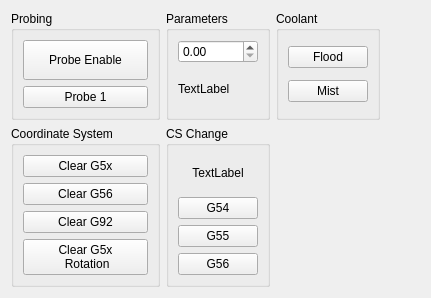
      <widget class="QWidget" name="tab_13">
       <attribute name="title">
        <string>Misc</string>
       </attribute>
       <layout class="QGridLayout" name="gridLayout_19">
        <item row="1" column="3">
         <spacer name="verticalSpacer_3">
          <property name="orientation">
           <enum>Qt::Vertical</enum>
          </property>
          <property name="sizeHint" stdset="0">
           <size>
            <width>20</width>
            <height>40</height>
           </size>
          </property>
         </spacer>
        </item>
        <item row="0" column="0">
         <widget class="QGroupBox" name="groupBox_5">
          <property name="title">
           <string>Probing</string>
          </property>
          <layout class="QGridLayout" name="gridLayout_20">
           <item row="0" column="0">
            <widget class="QPushButton" name="probing_enable_pb">
             <property name="minimumSize">
              <size>
               <width>125</width>
               <height>40</height>
              </size>
             </property>
             <property name="text">
              <string>Probe Enable</string>
             </property>
             <property name="function" stdset="0">
              <string>hal_pin</string>
             </property>
             <property name="pin_name" stdset="0">
              <string>probe-enable</string>
             </property>
            </widget>
           </item>
           <item row="1" column="0">
            <widget class="QPushButton" name="probe_1">
             <property name="text">
              <string>Probe 1</string>
             </property>
             <property name="function" stdset="0">
              <string>mdi</string>
             </property>
             <property name="command" stdset="0">
              <string>o&lt;measure&gt; call</string>
             </property>
            </widget>
           </item>
          </layout>
         </widget>
        </item>
        <item row="1" column="0">
         <widget class="QGroupBox" name="groupBox_13">
          <property name="title">
           <string>Coordinate System</string>
          </property>
          <layout class="QVBoxLayout" name="verticalLayout_4">
           <item>
            <widget class="QPushButton" name="clear_coord_0">
             <property name="text">
              <string>Clear G5x</string>
             </property>
            </widget>
           </item>
           <item>
            <widget class="QPushButton" name="clear_coord_2">
             <property name="text">
              <string>Clear G56</string>
             </property>
            </widget>
           </item>
           <item>
            <widget class="QPushButton" name="clear_coord_10">
             <property name="text">
              <string>Clear G92</string>
             </property>
            </widget>
           </item>
           <item>
            <widget class="QPushButton" name="clear_coord_11">
             <property name="text">
              <string>Clear G5x
 Rotation</string>
             </property>
            </widget>
           </item>
          </layout>
         </widget>
        </item>
        <item row="0" column="3">
         <spacer name="horizontalSpacer_2">
          <property name="orientation">
           <enum>Qt::Horizontal</enum>
          </property>
          <property name="sizeHint" stdset="0">
           <size>
            <width>40</width>
            <height>20</height>
           </size>
          </property>
         </spacer>
        </item>
        <item row="0" column="1">
         <widget class="QGroupBox" name="groupBox_6">
          <property name="title">
           <string>Parameters</string>
          </property>
          <layout class="QGridLayout" name="gridLayout_21">
           <item row="0" column="0">
            <widget class="QDoubleSpinBox" name="doubleSpinBox_2">
             <property name="function" stdset="0">
              <string>set_var</string>
             </property>
             <property name="variable" stdset="0">
              <string>1000</string>
             </property>
            </widget>
           </item>
           <item row="1" column="0">
            <widget class="QLabel" name="label_28">
             <property name="text">
              <string>TextLabel</string>
             </property>
             <property name="function" stdset="0">
              <string>watch_var</string>
             </property>
             <property name="variable" stdset="0">
              <string>1000</string>
             </property>
            </widget>
           </item>
          </layout>
         </widget>
        </item>
        <item row="1" column="1">
         <widget class="QGroupBox" name="groupBox_15">
          <property name="title">
           <string>CS Change</string>
          </property>
          <layout class="QVBoxLayout" name="verticalLayout_6">
           <item>
            <widget class="QLabel" name="g5x_index_lb">
             <property name="sizePolicy">
              <sizepolicy hsizetype="Preferred" vsizetype="Minimum">
               <horstretch>0</horstretch>
               <verstretch>0</verstretch>
              </sizepolicy>
             </property>
             <property name="text">
              <string>TextLabel</string>
             </property>
             <property name="alignment">
              <set>Qt::AlignCenter</set>
             </property>
            </widget>
           </item>
           <item>
            <widget class="QPushButton" name="change_cs_1">
             <property name="text">
              <string>G54</string>
             </property>
            </widget>
           </item>
           <item>
            <widget class="QPushButton" name="change_cs_2">
             <property name="text">
              <string>G55</string>
             </property>
            </widget>
           </item>
           <item>
            <widget class="QPushButton" name="change_cs_3">
             <property name="text">
              <string>G56</string>
             </property>
            </widget>
           </item>
          </layout>
         </widget>
        </item>
        <item row="0" column="2">
         <widget class="QGroupBox" name="groupBox_23">
          <property name="title">
           <string>Coolant</string>
          </property>
          <layout class="QVBoxLayout" name="verticalLayout_13">
           <item>
            <widget class="QPushButton" name="flood_pb">
             <property name="text">
              <string>Flood</string>
             </property>
            </widget>
           </item>
           <item>
            <widget class="QPushButton" name="mist_pb">
             <property name="text">
              <string>Mist</string>
             </property>
            </widget>
           </item>
          </layout>
         </widget>
        </item>
       </layout>
      </widget>
